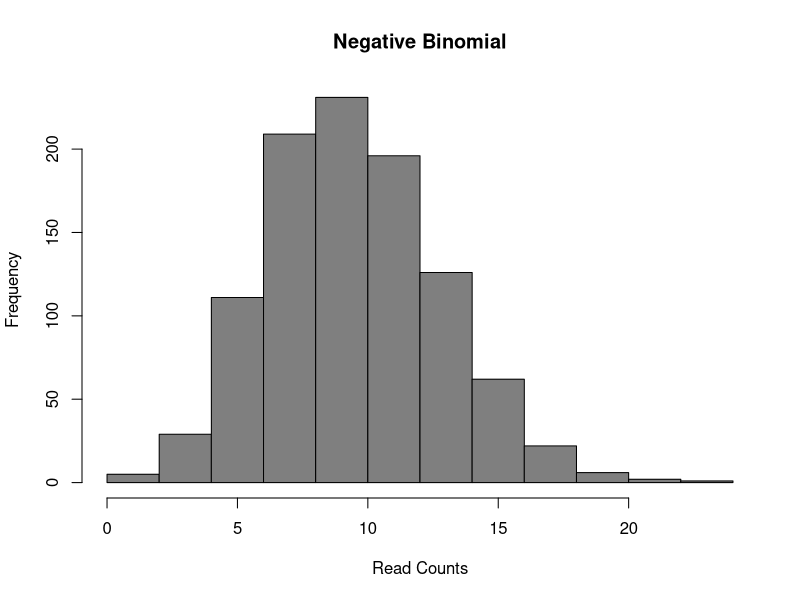
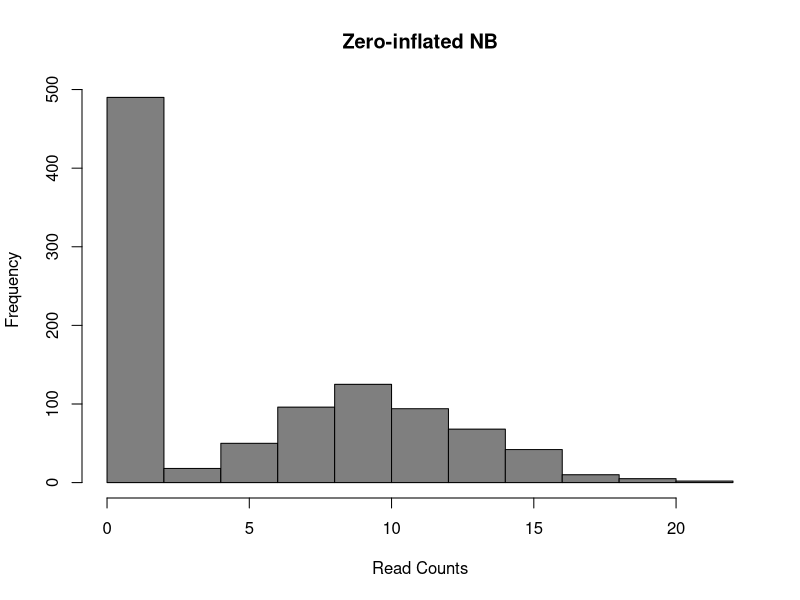
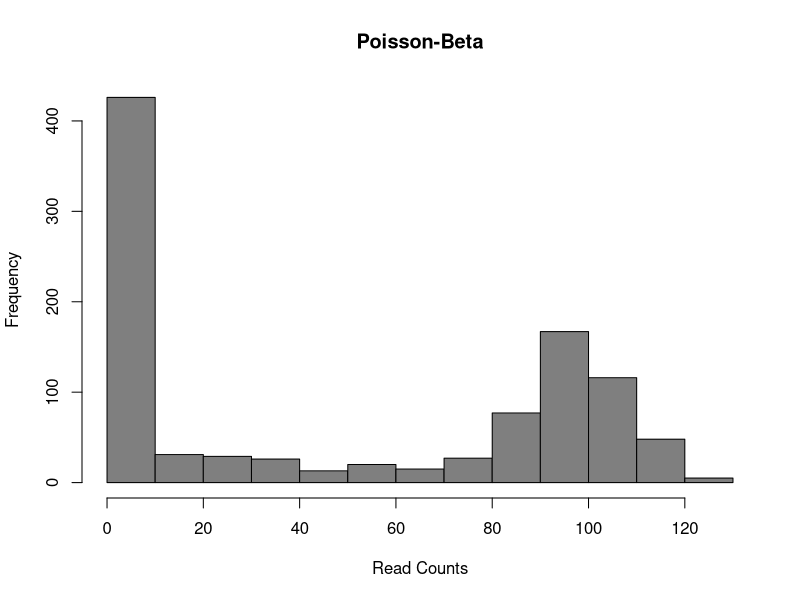

The R script that drew these images, in order:
## ---- chunk 1
library(knitr)
opts_chunk$set(fig.align = "center")
## ---- chunk 2
set.seed(1)
hist(
    rnbinom(
        1000, 
        mu = 10, 
        size = 100), 
    col = "grey50", 
    xlab = "Read Counts", 
    main = "Negative Binomial"
)
## ---- chunk 3
d <- 0.5;
counts <- rnbinom(
    1000, 
    mu = 10, 
    size = 100
)
counts[runif(1000) < d] <- 0
hist(
    counts, 
    col = "grey50", 
    xlab = "Read Counts", 
    main = "Zero-inflated NB"
)
## ---- chunk 4
a <- 0.1
b <- 0.1
g <- 100
lambdas <- rbeta(1000, a, b)
counts <- sapply(g*lambdas, function(l) {rpois(1, lambda = l)})
hist(
    counts, 
    col = "grey50", 
    xlab = "Read Counts", 
    main = "Poisson-Beta"
)
